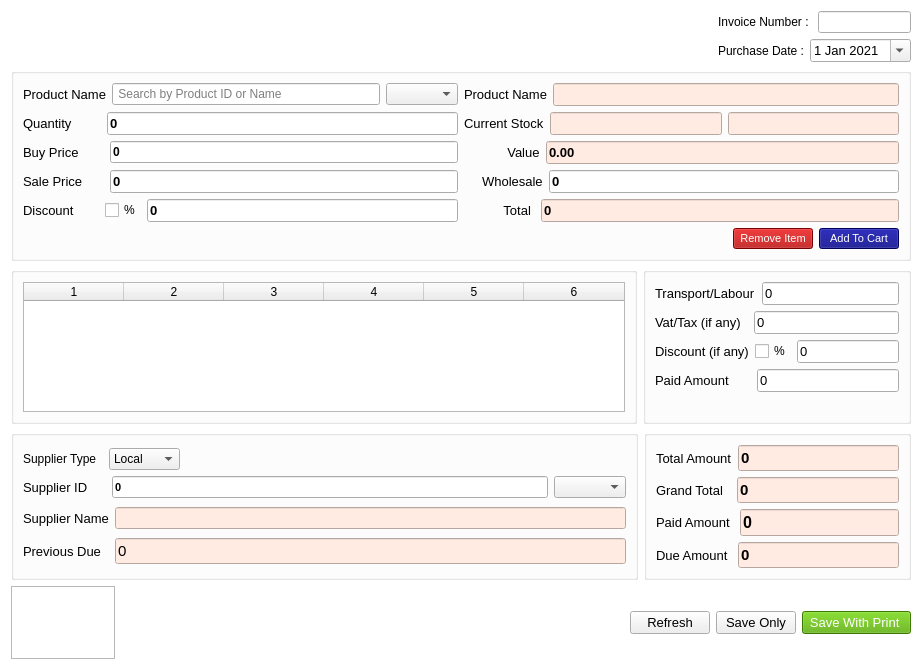
<?xml version="1.0" encoding="UTF-8"?>
<ui version="4.0">
 <class>Form</class>
 <widget class="QWidget" name="Form">
  <property name="windowModality">
   <enum>Qt::ApplicationModal</enum>
  </property>
  <property name="geometry">
   <rect>
    <x>0</x>
    <y>0</y>
    <width>922</width>
    <height>670</height>
   </rect>
  </property>
  <property name="windowTitle">
   <string>Form</string>
  </property>
  <property name="styleSheet">
   <string notr="true">QWidget#Form{
background-color: rgb(255, 255, 255);
	color: rgb(0, 0, 0);

}</string>
  </property>
  <layout class="QGridLayout" name="gridLayout_27">
   <item row="4" column="2" colspan="2">
    <layout class="QGridLayout" name="gridLayout_11">
     <item row="0" column="1">
      <widget class="QPushButton" name="clearb">
       <property name="font">
        <font>
         <pointsize>10</pointsize>
        </font>
       </property>
       <property name="text">
        <string>Refresh</string>
       </property>
      </widget>
     </item>
     <item row="0" column="2">
      <widget class="QPushButton" name="saveonlyb">
       <property name="font">
        <font>
         <pointsize>10</pointsize>
        </font>
       </property>
       <property name="text">
        <string>Save Only</string>
       </property>
      </widget>
     </item>
     <item row="0" column="3">
      <widget class="QPushButton" name="purchaseb">
       <property name="font">
        <font>
         <pointsize>10</pointsize>
        </font>
       </property>
       <property name="styleSheet">
        <string notr="true">color: rgb(255, 255, 255);
background-color: rgb(85, 170, 0);</string>
       </property>
       <property name="text">
        <string> Save With Print  </string>
       </property>
      </widget>
     </item>
     <item row="0" column="0">
      <spacer name="horizontalSpacer_6">
       <property name="orientation">
        <enum>Qt::Horizontal</enum>
       </property>
       <property name="sizeHint" stdset="0">
        <size>
         <width>40</width>
         <height>20</height>
        </size>
       </property>
      </spacer>
     </item>
    </layout>
   </item>
   <item row="4" column="1">
    <spacer name="horizontalSpacer_3">
     <property name="orientation">
      <enum>Qt::Horizontal</enum>
     </property>
     <property name="sizeHint" stdset="0">
      <size>
       <width>662</width>
       <height>20</height>
      </size>
     </property>
    </spacer>
   </item>
   <item row="3" column="0" colspan="4">
    <layout class="QGridLayout" name="gridLayout_10" columnstretch="7,0">
     <item row="0" column="0">
      <widget class="QGroupBox" name="groupBox_2">
       <property name="font">
        <font>
         <pointsize>10</pointsize>
        </font>
       </property>
       <property name="styleSheet">
        <string notr="true"/>
       </property>
       <property name="title">
        <string/>
       </property>
       <layout class="QGridLayout" name="gridLayout_5">
        <item row="0" column="0">
         <layout class="QGridLayout" name="gridLayout">
          <item row="0" column="0">
           <layout class="QHBoxLayout" name="horizontalLayout_6" stretch="0,0,0">
            <item>
             <widget class="QLabel" name="label_6">
              <property name="font">
               <font>
                <pointsize>9</pointsize>
               </font>
              </property>
              <property name="text">
               <string>Supplier Type  </string>
              </property>
             </widget>
            </item>
            <item>
             <widget class="QComboBox" name="stype">
              <property name="font">
               <font>
                <pointsize>9</pointsize>
                <weight>50</weight>
                <bold>false</bold>
               </font>
              </property>
              <item>
               <property name="text">
                <string>Local</string>
               </property>
              </item>
              <item>
               <property name="text">
                <string>Foreign</string>
               </property>
              </item>
             </widget>
            </item>
            <item>
             <spacer name="horizontalSpacer_4">
              <property name="orientation">
               <enum>Qt::Horizontal</enum>
              </property>
              <property name="sizeHint" stdset="0">
               <size>
                <width>40</width>
                <height>20</height>
               </size>
              </property>
             </spacer>
            </item>
           </layout>
          </item>
          <item row="1" column="0">
           <layout class="QHBoxLayout" name="horizontalLayout">
            <item>
             <widget class="QLabel" name="label">
              <property name="font">
               <font>
                <pointsize>10</pointsize>
               </font>
              </property>
              <property name="text">
               <string>Supplier ID     </string>
              </property>
             </widget>
            </item>
            <item>
             <widget class="QLineEdit" name="sv">
              <property name="font">
               <font>
                <pointsize>8</pointsize>
                <weight>75</weight>
                <bold>true</bold>
               </font>
              </property>
              <property name="text">
               <string>0</string>
              </property>
              <property name="placeholderText">
               <string>Search by Supplier ID Name or Party Code</string>
              </property>
             </widget>
            </item>
            <item>
             <widget class="QComboBox" name="combosupplier"/>
            </item>
           </layout>
          </item>
         </layout>
        </item>
        <item row="1" column="0">
         <layout class="QGridLayout" name="gridLayout_3">
          <item row="0" column="0">
           <widget class="QLabel" name="label_12">
            <property name="font">
             <font>
              <pointsize>10</pointsize>
             </font>
            </property>
            <property name="text">
             <string>Supplier Name</string>
            </property>
           </widget>
          </item>
          <item row="0" column="1">
           <widget class="QLineEdit" name="sn">
            <property name="font">
             <font>
              <pointsize>8</pointsize>
              <weight>75</weight>
              <bold>true</bold>
             </font>
            </property>
            <property name="styleSheet">
             <string notr="true">background-color: rgb(255, 235, 225);</string>
            </property>
            <property name="readOnly">
             <bool>true</bool>
            </property>
           </widget>
          </item>
         </layout>
        </item>
        <item row="2" column="0">
         <layout class="QGridLayout" name="gridLayout_7">
          <item row="0" column="0">
           <widget class="QLabel" name="label_15">
            <property name="font">
             <font>
              <pointsize>10</pointsize>
             </font>
            </property>
            <property name="text">
             <string>Previous Due  </string>
            </property>
           </widget>
          </item>
          <item row="0" column="1">
           <widget class="QLineEdit" name="previousdue">
            <property name="font">
             <font>
              <pointsize>11</pointsize>
             </font>
            </property>
            <property name="styleSheet">
             <string notr="true">background-color: rgb(255, 235, 225);</string>
            </property>
            <property name="text">
             <string>0</string>
            </property>
            <property name="readOnly">
             <bool>true</bool>
            </property>
           </widget>
          </item>
         </layout>
        </item>
       </layout>
      </widget>
     </item>
     <item row="0" column="1">
      <widget class="QGroupBox" name="groupBox_5">
       <property name="font">
        <font>
         <pointsize>12</pointsize>
        </font>
       </property>
       <property name="styleSheet">
        <string notr="true"/>
       </property>
       <property name="title">
        <string/>
       </property>
       <layout class="QGridLayout" name="gridLayout_4">
        <item row="0" column="0">
         <layout class="QHBoxLayout" name="horizontalLayout_15">
          <item>
           <widget class="QLabel" name="label_19">
            <property name="font">
             <font>
              <pointsize>10</pointsize>
             </font>
            </property>
            <property name="text">
             <string>Total Amount</string>
            </property>
           </widget>
          </item>
          <item>
           <widget class="QLineEdit" name="total">
            <property name="baseSize">
             <size>
              <width>10</width>
              <height>11</height>
             </size>
            </property>
            <property name="font">
             <font>
              <pointsize>11</pointsize>
              <weight>75</weight>
              <bold>true</bold>
             </font>
            </property>
            <property name="layoutDirection">
             <enum>Qt::RightToLeft</enum>
            </property>
            <property name="styleSheet">
             <string notr="true">background-color: rgb(255, 235, 225);</string>
            </property>
            <property name="text">
             <string>0</string>
            </property>
            <property name="readOnly">
             <bool>true</bool>
            </property>
           </widget>
          </item>
         </layout>
        </item>
        <item row="1" column="0">
         <layout class="QHBoxLayout" name="horizontalLayout_17">
          <item>
           <widget class="QLabel" name="label_21">
            <property name="font">
             <font>
              <pointsize>10</pointsize>
             </font>
            </property>
            <property name="text">
             <string>Grand Total  </string>
            </property>
           </widget>
          </item>
          <item>
           <widget class="QLineEdit" name="grand">
            <property name="font">
             <font>
              <pointsize>11</pointsize>
              <weight>75</weight>
              <bold>true</bold>
             </font>
            </property>
            <property name="layoutDirection">
             <enum>Qt::RightToLeft</enum>
            </property>
            <property name="styleSheet">
             <string notr="true">background-color: rgb(255, 235, 225);</string>
            </property>
            <property name="text">
             <string>0</string>
            </property>
            <property name="readOnly">
             <bool>true</bool>
            </property>
           </widget>
          </item>
         </layout>
        </item>
        <item row="2" column="0">
         <layout class="QHBoxLayout" name="horizontalLayout_18">
          <item>
           <widget class="QLabel" name="label_22">
            <property name="font">
             <font>
              <pointsize>10</pointsize>
             </font>
            </property>
            <property name="text">
             <string>Paid Amount </string>
            </property>
           </widget>
          </item>
          <item>
           <widget class="QLineEdit" name="paidtext">
            <property name="font">
             <font>
              <pointsize>12</pointsize>
              <weight>75</weight>
              <bold>true</bold>
             </font>
            </property>
            <property name="layoutDirection">
             <enum>Qt::RightToLeft</enum>
            </property>
            <property name="styleSheet">
             <string notr="true">background-color: rgb(255, 235, 225);</string>
            </property>
            <property name="text">
             <string>0</string>
            </property>
            <property name="readOnly">
             <bool>true</bool>
            </property>
           </widget>
          </item>
         </layout>
        </item>
        <item row="3" column="0">
         <layout class="QHBoxLayout" name="horizontalLayout_16">
          <item>
           <widget class="QLabel" name="label_20">
            <property name="font">
             <font>
              <pointsize>10</pointsize>
             </font>
            </property>
            <property name="text">
             <string>Due Amount </string>
            </property>
           </widget>
          </item>
          <item>
           <widget class="QLineEdit" name="less">
            <property name="font">
             <font>
              <pointsize>11</pointsize>
              <weight>75</weight>
              <bold>true</bold>
             </font>
            </property>
            <property name="layoutDirection">
             <enum>Qt::RightToLeft</enum>
            </property>
            <property name="styleSheet">
             <string notr="true">background-color: rgb(255, 235, 225);</string>
            </property>
            <property name="text">
             <string>0</string>
            </property>
            <property name="readOnly">
             <bool>true</bool>
            </property>
           </widget>
          </item>
         </layout>
        </item>
       </layout>
      </widget>
     </item>
    </layout>
   </item>
   <item row="4" column="0">
    <widget class="QTextEdit" name="textEdit">
     <property name="minimumSize">
      <size>
       <width>104</width>
       <height>0</height>
      </size>
     </property>
     <property name="styleSheet">
      <string notr="true">height:0;
width:0;</string>
     </property>
    </widget>
   </item>
   <item row="1" column="0" colspan="4">
    <widget class="QGroupBox" name="groupBox">
     <property name="font">
      <font>
       <pointsize>12</pointsize>
      </font>
     </property>
     <property name="title">
      <string/>
     </property>
     <layout class="QGridLayout" name="gridLayout_26">
      <item row="0" column="0">
       <layout class="QGridLayout" name="gridLayout_25">
        <item row="0" column="0">
         <layout class="QGridLayout" name="gridLayout_24">
          <item row="0" column="0">
           <widget class="QLabel" name="label_2">
            <property name="font">
             <font>
              <pointsize>10</pointsize>
             </font>
            </property>
            <property name="text">
             <string>Product Name</string>
            </property>
           </widget>
          </item>
          <item row="0" column="1">
           <widget class="QLineEdit" name="pv">
            <property name="placeholderText">
             <string> Search by Product ID or Name</string>
            </property>
           </widget>
          </item>
          <item row="0" column="2">
           <widget class="QComboBox" name="comboproduct">
            <property name="currentText">
             <string/>
            </property>
           </widget>
          </item>
         </layout>
        </item>
        <item row="0" column="1">
         <layout class="QGridLayout" name="gridLayout_23">
          <item row="0" column="0">
           <widget class="QLabel" name="label_13">
            <property name="font">
             <font>
              <pointsize>10</pointsize>
             </font>
            </property>
            <property name="text">
             <string>Product Name</string>
            </property>
           </widget>
          </item>
          <item row="0" column="1">
           <widget class="QLineEdit" name="pn">
            <property name="font">
             <font>
              <pointsize>10</pointsize>
              <weight>75</weight>
              <bold>true</bold>
             </font>
            </property>
            <property name="styleSheet">
             <string notr="true">/*background-color: rgb(0, 0, 0);
border:1px solid rgb(0, 0, 0);
color: rgb(255, 255, 255);
*/
background-color: rgb(255, 235, 225);</string>
            </property>
            <property name="readOnly">
             <bool>true</bool>
            </property>
           </widget>
          </item>
         </layout>
        </item>
       </layout>
      </item>
      <item row="1" column="0">
       <layout class="QGridLayout" name="gridLayout_22">
        <item row="0" column="0">
         <layout class="QGridLayout" name="gridLayout_21">
          <item row="0" column="0">
           <widget class="QLabel" name="label_3">
            <property name="font">
             <font>
              <pointsize>10</pointsize>
             </font>
            </property>
            <property name="text">
             <string>Quantity        </string>
            </property>
           </widget>
          </item>
          <item row="0" column="1">
           <widget class="QLineEdit" name="qtn">
            <property name="font">
             <font>
              <pointsize>10</pointsize>
              <weight>75</weight>
              <bold>true</bold>
             </font>
            </property>
            <property name="layoutDirection">
             <enum>Qt::RightToLeft</enum>
            </property>
            <property name="text">
             <string>0</string>
            </property>
           </widget>
          </item>
         </layout>
        </item>
        <item row="0" column="1">
         <layout class="QGridLayout" name="gridLayout_20">
          <item row="0" column="0">
           <widget class="QLabel" name="label_5">
            <property name="font">
             <font>
              <pointsize>10</pointsize>
             </font>
            </property>
            <property name="text">
             <string>Current Stock</string>
            </property>
           </widget>
          </item>
          <item row="0" column="1">
           <widget class="QLineEdit" name="showstocks">
            <property name="font">
             <font>
              <pointsize>10</pointsize>
              <weight>75</weight>
              <bold>true</bold>
             </font>
            </property>
            <property name="styleSheet">
             <string notr="true">background-color: rgb(255, 235, 225);</string>
            </property>
           </widget>
          </item>
          <item row="0" column="2">
           <widget class="QLineEdit" name="unit">
            <property name="font">
             <font>
              <pointsize>10</pointsize>
              <weight>75</weight>
              <bold>true</bold>
             </font>
            </property>
            <property name="styleSheet">
             <string notr="true">background-color: rgb(255, 235, 225);</string>
            </property>
            <property name="readOnly">
             <bool>true</bool>
            </property>
           </widget>
          </item>
         </layout>
        </item>
       </layout>
      </item>
      <item row="2" column="0">
       <layout class="QGridLayout" name="gridLayout_19">
        <item row="0" column="0">
         <layout class="QGridLayout" name="gridLayout_18">
          <item row="0" column="0">
           <widget class="QLabel" name="label_4">
            <property name="font">
             <font>
              <pointsize>10</pointsize>
             </font>
            </property>
            <property name="text">
             <string>Buy Price       </string>
            </property>
           </widget>
          </item>
          <item row="0" column="1">
           <widget class="QLineEdit" name="buy">
            <property name="font">
             <font>
              <pointsize>9</pointsize>
              <weight>75</weight>
              <bold>true</bold>
             </font>
            </property>
            <property name="layoutDirection">
             <enum>Qt::RightToLeft</enum>
            </property>
            <property name="text">
             <string>0</string>
            </property>
           </widget>
          </item>
         </layout>
        </item>
        <item row="0" column="1">
         <layout class="QGridLayout" name="gridLayout_17">
          <item row="0" column="0">
           <widget class="QLabel" name="label_11">
            <property name="font">
             <font>
              <pointsize>10</pointsize>
             </font>
            </property>
            <property name="text">
             <string>            Value</string>
            </property>
           </widget>
          </item>
          <item row="0" column="1">
           <widget class="QLineEdit" name="itemvalue">
            <property name="font">
             <font>
              <pointsize>10</pointsize>
              <weight>75</weight>
              <bold>true</bold>
             </font>
            </property>
            <property name="styleSheet">
             <string notr="true">background-color: rgb(255, 235, 225);</string>
            </property>
            <property name="text">
             <string>0.00</string>
            </property>
            <property name="readOnly">
             <bool>true</bool>
            </property>
           </widget>
          </item>
         </layout>
        </item>
       </layout>
      </item>
      <item row="3" column="0">
       <layout class="QGridLayout" name="gridLayout_16">
        <item row="0" column="0">
         <layout class="QGridLayout" name="gridLayout_15">
          <item row="0" column="0">
           <widget class="QLabel" name="label_7">
            <property name="font">
             <font>
              <pointsize>10</pointsize>
             </font>
            </property>
            <property name="text">
             <string>Sale Price      </string>
            </property>
           </widget>
          </item>
          <item row="0" column="1">
           <widget class="QLineEdit" name="sale">
            <property name="font">
             <font>
              <pointsize>10</pointsize>
              <weight>75</weight>
              <bold>true</bold>
             </font>
            </property>
            <property name="layoutDirection">
             <enum>Qt::RightToLeft</enum>
            </property>
            <property name="text">
             <string>0</string>
            </property>
           </widget>
          </item>
         </layout>
        </item>
        <item row="0" column="1">
         <layout class="QGridLayout" name="gridLayout_14">
          <item row="0" column="0">
           <widget class="QLabel" name="label_9">
            <property name="font">
             <font>
              <pointsize>10</pointsize>
             </font>
            </property>
            <property name="text">
             <string>     Wholesale</string>
            </property>
           </widget>
          </item>
          <item row="0" column="1">
           <widget class="QLineEdit" name="wholesale">
            <property name="font">
             <font>
              <pointsize>10</pointsize>
              <weight>75</weight>
              <bold>true</bold>
             </font>
            </property>
            <property name="text">
             <string>0</string>
            </property>
           </widget>
          </item>
         </layout>
        </item>
       </layout>
      </item>
      <item row="4" column="0">
       <layout class="QGridLayout" name="gridLayout_13">
        <item row="0" column="0">
         <layout class="QGridLayout" name="gridLayout_12">
          <item row="0" column="2">
           <widget class="QLineEdit" name="discount_p">
            <property name="font">
             <font>
              <pointsize>10</pointsize>
              <weight>75</weight>
              <bold>true</bold>
             </font>
            </property>
            <property name="layoutDirection">
             <enum>Qt::RightToLeft</enum>
            </property>
            <property name="text">
             <string>0</string>
            </property>
            <property name="readOnly">
             <bool>false</bool>
            </property>
           </widget>
          </item>
          <item row="0" column="0">
           <widget class="QLabel" name="label_24">
            <property name="font">
             <font>
              <pointsize>10</pointsize>
             </font>
            </property>
            <property name="text">
             <string>Discount       </string>
            </property>
           </widget>
          </item>
          <item row="0" column="1">
           <widget class="QCheckBox" name="ppercent">
            <property name="text">
             <string>%</string>
            </property>
            <property name="checked">
             <bool>false</bool>
            </property>
           </widget>
          </item>
         </layout>
        </item>
        <item row="0" column="1">
         <layout class="QGridLayout" name="gridLayout_2">
          <item row="0" column="0">
           <widget class="QLabel" name="label_25">
            <property name="font">
             <font>
              <pointsize>10</pointsize>
             </font>
            </property>
            <property name="text">
             <string>           Total </string>
            </property>
           </widget>
          </item>
          <item row="0" column="1">
           <widget class="QLineEdit" name="totalpp">
            <property name="font">
             <font>
              <pointsize>10</pointsize>
              <weight>75</weight>
              <bold>true</bold>
             </font>
            </property>
            <property name="styleSheet">
             <string notr="true">background-color: rgb(255, 235, 225);</string>
            </property>
            <property name="text">
             <string>0</string>
            </property>
            <property name="readOnly">
             <bool>true</bool>
            </property>
           </widget>
          </item>
         </layout>
        </item>
       </layout>
      </item>
      <item row="5" column="0">
       <layout class="QHBoxLayout" name="horizontalLayout_8">
        <item>
         <spacer name="horizontalSpacer">
          <property name="orientation">
           <enum>Qt::Horizontal</enum>
          </property>
          <property name="sizeHint" stdset="0">
           <size>
            <width>40</width>
            <height>20</height>
           </size>
          </property>
         </spacer>
        </item>
        <item>
         <widget class="QPushButton" name="deleteb">
          <property name="font">
           <font>
            <pointsize>8</pointsize>
           </font>
          </property>
          <property name="styleSheet">
           <string notr="true">background-color: rgb(170, 0, 0);
color: rgb(255, 255, 255);</string>
          </property>
          <property name="text">
           <string>Remove Item</string>
          </property>
         </widget>
        </item>
        <item>
         <widget class="QPushButton" name="additemb">
          <property name="font">
           <font>
            <pointsize>8</pointsize>
           </font>
          </property>
          <property name="styleSheet">
           <string notr="true">background-color: rgb(0, 0, 127);
color: rgb(255, 255, 255);</string>
          </property>
          <property name="text">
           <string>Add To Cart</string>
          </property>
          <property name="shortcut">
           <string>Return</string>
          </property>
         </widget>
        </item>
       </layout>
      </item>
     </layout>
    </widget>
   </item>
   <item row="0" column="2">
    <spacer name="horizontalSpacer_5">
     <property name="orientation">
      <enum>Qt::Horizontal</enum>
     </property>
     <property name="sizeHint" stdset="0">
      <size>
       <width>165</width>
       <height>20</height>
      </size>
     </property>
    </spacer>
   </item>
   <item row="0" column="3">
    <layout class="QVBoxLayout" name="verticalLayout">
     <item>
      <layout class="QHBoxLayout" name="horizontalLayout_11">
       <item>
        <widget class="QLabel" name="label_10">
         <property name="font">
          <font>
           <pointsize>9</pointsize>
          </font>
         </property>
         <property name="text">
          <string>Invoice Number : </string>
         </property>
        </widget>
       </item>
       <item>
        <widget class="QLineEdit" name="invoice">
         <property name="readOnly">
          <bool>true</bool>
         </property>
        </widget>
       </item>
      </layout>
     </item>
     <item>
      <layout class="QHBoxLayout" name="horizontalLayout_9">
       <item>
        <widget class="QLabel" name="label_8">
         <property name="font">
          <font>
           <pointsize>9</pointsize>
          </font>
         </property>
         <property name="text">
          <string>Purchase Date :</string>
         </property>
        </widget>
       </item>
       <item>
        <widget class="QDateEdit" name="dateEdit">
         <property name="font">
          <font>
           <pointsize>10</pointsize>
          </font>
         </property>
         <property name="calendarPopup">
          <bool>true</bool>
         </property>
         <property name="date">
          <date>
           <year>2021</year>
           <month>1</month>
           <day>1</day>
          </date>
         </property>
        </widget>
       </item>
      </layout>
     </item>
    </layout>
   </item>
   <item row="2" column="0" colspan="4">
    <layout class="QGridLayout" name="gridLayout_8" columnstretch="7,3">
     <item row="0" column="0">
      <widget class="QGroupBox" name="groupBox_3">
       <property name="styleSheet">
        <string notr="true"/>
       </property>
       <property name="title">
        <string/>
       </property>
       <layout class="QGridLayout" name="gridLayout_9">
        <item row="0" column="0">
         <widget class="QTableWidget" name="tableWidget">
          <property name="font">
           <font>
            <family>MS Shell Dlg 2</family>
            <pointsize>10</pointsize>
            <weight>50</weight>
            <italic>false</italic>
            <bold>false</bold>
           </font>
          </property>
          <property name="styleSheet">
           <string notr="true">font: 10pt &quot;MS Shell Dlg 2&quot;;
width:100%;

</string>
          </property>
          <property name="columnCount">
           <number>6</number>
          </property>
          <attribute name="horizontalHeaderCascadingSectionResizes">
           <bool>true</bool>
          </attribute>
          <attribute name="verticalHeaderCascadingSectionResizes">
           <bool>false</bool>
          </attribute>
          <column/>
          <column/>
          <column/>
          <column/>
          <column/>
          <column/>
         </widget>
        </item>
       </layout>
      </widget>
     </item>
     <item row="0" column="1">
      <widget class="QGroupBox" name="groupBox_4">
       <property name="font">
        <font>
         <pointsize>12</pointsize>
        </font>
       </property>
       <property name="styleSheet">
        <string notr="true"/>
       </property>
       <property name="title">
        <string/>
       </property>
       <layout class="QGridLayout" name="gridLayout_6">
        <item row="1" column="0">
         <layout class="QHBoxLayout" name="horizontalLayout_14">
          <item>
           <widget class="QLabel" name="label_18">
            <property name="font">
             <font>
              <pointsize>10</pointsize>
             </font>
            </property>
            <property name="text">
             <string>Transport/Labour</string>
            </property>
           </widget>
          </item>
          <item>
           <widget class="QLineEdit" name="labour">
            <property name="font">
             <font>
              <pointsize>10</pointsize>
             </font>
            </property>
            <property name="layoutDirection">
             <enum>Qt::RightToLeft</enum>
            </property>
            <property name="text">
             <string>0</string>
            </property>
            <property name="readOnly">
             <bool>false</bool>
            </property>
           </widget>
          </item>
         </layout>
        </item>
        <item row="2" column="0">
         <layout class="QHBoxLayout" name="horizontalLayout_13">
          <item>
           <widget class="QLabel" name="label_17">
            <property name="font">
             <font>
              <pointsize>10</pointsize>
             </font>
            </property>
            <property name="text">
             <string>Vat/Tax (if any)  </string>
            </property>
           </widget>
          </item>
          <item>
           <widget class="QLineEdit" name="vat">
            <property name="font">
             <font>
              <pointsize>10</pointsize>
             </font>
            </property>
            <property name="layoutDirection">
             <enum>Qt::RightToLeft</enum>
            </property>
            <property name="text">
             <string>0</string>
            </property>
            <property name="readOnly">
             <bool>false</bool>
            </property>
           </widget>
          </item>
         </layout>
        </item>
        <item row="3" column="0">
         <layout class="QHBoxLayout" name="horizontalLayout_19">
          <item>
           <widget class="QLabel" name="label_23">
            <property name="font">
             <font>
              <pointsize>10</pointsize>
             </font>
            </property>
            <property name="text">
             <string>Discount (if any)</string>
            </property>
           </widget>
          </item>
          <item>
           <widget class="QCheckBox" name="dpercent">
            <property name="text">
             <string>%</string>
            </property>
            <property name="checked">
             <bool>false</bool>
            </property>
           </widget>
          </item>
          <item>
           <widget class="QLineEdit" name="discount">
            <property name="font">
             <font>
              <pointsize>10</pointsize>
             </font>
            </property>
            <property name="layoutDirection">
             <enum>Qt::RightToLeft</enum>
            </property>
            <property name="text">
             <string>0</string>
            </property>
            <property name="readOnly">
             <bool>false</bool>
            </property>
           </widget>
          </item>
         </layout>
        </item>
        <item row="5" column="0">
         <widget class="QLabel" name="label_26">
          <property name="text">
           <string/>
          </property>
         </widget>
        </item>
        <item row="4" column="0">
         <layout class="QHBoxLayout" name="horizontalLayout_12">
          <item>
           <widget class="QLabel" name="label_16">
            <property name="font">
             <font>
              <pointsize>10</pointsize>
             </font>
            </property>
            <property name="text">
             <string>Paid Amount      </string>
            </property>
           </widget>
          </item>
          <item>
           <widget class="QLineEdit" name="paid">
            <property name="font">
             <font>
              <pointsize>10</pointsize>
             </font>
            </property>
            <property name="layoutDirection">
             <enum>Qt::RightToLeft</enum>
            </property>
            <property name="text">
             <string>0</string>
            </property>
            <property name="readOnly">
             <bool>false</bool>
            </property>
           </widget>
          </item>
         </layout>
        </item>
       </layout>
      </widget>
     </item>
    </layout>
   </item>
  </layout>
  <widget class="QLabel" name="label_14">
   <property name="geometry">
    <rect>
     <x>18</x>
     <y>664</y>
     <width>16</width>
     <height>16</height>
    </rect>
   </property>
   <property name="styleSheet">
    <string notr="true">max-height:26px;</string>
   </property>
   <property name="text">
    <string/>
   </property>
  </widget>
 </widget>
 <resources/>
 <connections/>
</ui>
